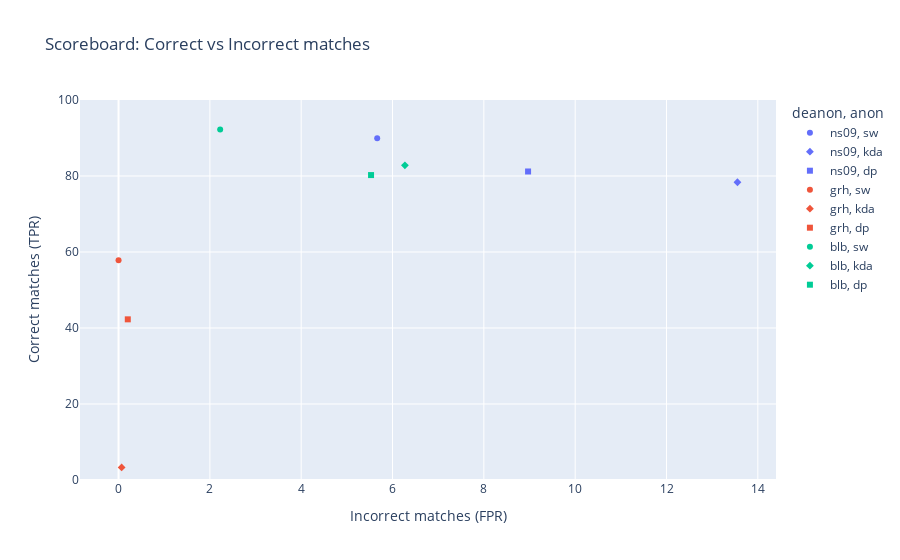

The code cell stored with this chart in its notebook:
### Code cell
# Scoreborad
fig = px.scatter(df, x='FPR', y='TPR', 
    color='deanon',
    symbol='anon',
    range_y=[0,100],
    labels={
        "FPR": "Incorrect matches (FPR)",
        "TPR": "Correct matches (TPR)",
    },
    title="Scoreboard: Correct vs Incorrect matches")
fig.show()

### Figure 1 — Plotly figure (JSON) as saved in the notebook; plotly's stock layout.template omitted (floating-point values rounded to 4 significant figures)
{"data": [{"hovertemplate": "deanon=ns09<br>anon=sw<br>Incorrect matches (FPR)=%{x}<br>Correct matches (TPR)=%{y}<extra></extra>", "legendgroup": "ns09, sw", "marker": {"color": "#636efa", "symbol": "circle"}, "mode": "markers", "name": "ns09, sw", "orientation": "v", "showlegend": true, "type": "scatter", "x": [5.664], "xaxis": "x", "y": [89.95], "yaxis": "y"}, {"hovertemplate": "deanon=ns09<br>anon=kda<br>Incorrect matches (FPR)=%{x}<br>Correct matches (TPR)=%{y}<extra></extra>", "legendgroup": "ns09, kda", "marker": {"color": "#636efa", "symbol": "diamond"}, "mode": "markers", "name": "ns09, kda", "orientation": "v", "showlegend": true, "type": "scatter", "x": [13.55], "xaxis": "x", "y": [78.35], "yaxis": "y"}, {"hovertemplate": "deanon=ns09<br>anon=dp<br>Incorrect matches (FPR)=%{x}<br>Correct matches (TPR)=%{y}<extra></extra>", "legendgroup": "ns09, dp", "marker": {"color": "#636efa", "symbol": "square"}, "mode": "markers", "name": "ns09, dp", "orientation": "v", "showlegend": true, "type": "scatter", "x": [8.968], "xaxis": "x", "y": [81.19], "yaxis": "y"}, {"hovertemplate": "deanon=grh<br>anon=sw<br>Incorrect matches (FPR)=%{x}<br>Correct matches (TPR)=%{y}<extra></extra>", "legendgroup": "grh, sw", "marker": {"color": "#EF553B", "symbol": "circle"}, "mode": "markers", "name": "grh, sw", "orientation": "v", "showlegend": true, "type": "scatter", "x": [0], "xaxis": "x", "y": [57.86], "yaxis": "y"}, {"hovertemplate": "deanon=grh<br>anon=kda<br>Incorrect matches (FPR)=%{x}<br>Correct matches (TPR)=%{y}<extra></extra>", "legendgroup": "grh, kda", "marker": {"color": "#EF553B", "symbol": "diamond"}, "mode": "markers", "name": "grh, kda", "orientation": "v", "showlegend": true, "type": "scatter", "x": [0.06743], "xaxis": "x", "y": [3.304], "yaxis": "y"}, {"hovertemplate": "deanon=grh<br>anon=dp<br>Incorrect matches (FPR)=%{x}<br>Correct matches (TPR)=%{y}<extra></extra>", "legendgroup": "grh, dp", "marker": {"color": "#EF553B", "symbol": "square"}, "mode": "markers", "name": "grh, dp", "orientation": "v", "showlegend": true, "type": "scatter", "x": [0.2023], "xaxis": "x", "y": [42.28], "yaxis": "y"}, {"hovertemplate": "deanon=blb<br>anon=sw<br>Incorrect matches (FPR)=%{x}<br>Correct matches (TPR)=%{y}<extra></extra>", "legendgroup": "blb, sw", "marker": {"color": "#00cc96", "symbol": "circle"}, "mode": "markers", "name": "blb, sw", "orientation": "v", "showlegend": true, "type": "scatter", "x": [2.225], "xaxis": "x", "y": [92.25], "yaxis": "y"}, {"hovertemplate": "deanon=blb<br>anon=kda<br>Incorrect matches (FPR)=%{x}<br>Correct matches (TPR)=%{y}<extra></extra>", "legendgroup": "blb, kda", "marker": {"color": "#00cc96", "symbol": "diamond"}, "mode": "markers", "name": "blb, kda", "orientation": "v", "showlegend": true, "type": "scatter", "x": [6.271], "xaxis": "x", "y": [82.81], "yaxis": "y"}, {"hovertemplate": "deanon=blb<br>anon=dp<br>Incorrect matches (FPR)=%{x}<br>Correct matches (TPR)=%{y}<extra></extra>", "legendgroup": "blb, dp", "marker": {"color": "#00cc96", "symbol": "square"}, "mode": "markers", "name": "blb, dp", "orientation": "v", "showlegend": true, "type": "scatter", "x": [5.529], "xaxis": "x", "y": [80.24], "yaxis": "y"}], "layout": {"legend": {"title": {"text": "deanon, anon"}, "tracegroupgap": 0}, "title": {"text": "Scoreboard: Correct vs Incorrect matches"}, "xaxis": {"anchor": "y", "domain": [0, 1], "title": {"text": "Incorrect matches (FPR)"}}, "yaxis": {"anchor": "x", "domain": [0, 1], "range": [0, 100], "title": {"text": "Correct matches (TPR)"}}}}
